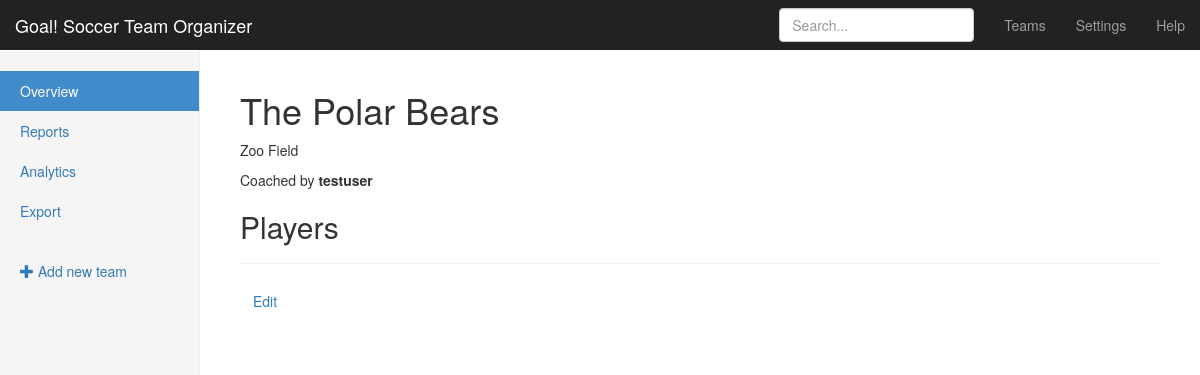
/teams/5/, run on the app's committed database.
### teams/models.py (models this page shows, shortened)
class Team(models.Model):
    name = models.CharField(max_length=255)
    coach = models.ForeignKey(User, related_name='teams')
    practice_location = models.CharField(max_length=255)

### teams/views.py (the view)
# urls.py: url(r'^(?P<pk>\d+)/$', views.TeamDeatailView.as_view(), name='detail'),
class TeamDeatailView(DetailView, UpdateView):
    model = models.Team
    fields = ("name", "practice_location", "coach")
    template_name = "teams/team_detail.html"

### teams/templates/teams/team_detail.html (shortened to what this page needs)
{% extends "teams/_layout.html" %}
{% block body_content %}
<h1>{{ team.name  }}</h1>
<p class="muted">{{ team.practice_location }}</p>
<p>Coached by <strong>{{ team.coach.get_full_name|default:team.coach }}</strong></p>
<h2>Players</h2>
<hr>
<p><a href="{% url 'teams:update' pk=team.pk %}" class="btn">Edit</a></p>
{% endblock %}

### assets/css/goal.css (style rules this page uses)
body { padding-top: 50px; }

### data on the page
Team: name "The Polar Bears", practice_location "Zoo Field", coach.get_full_name "testuser"
